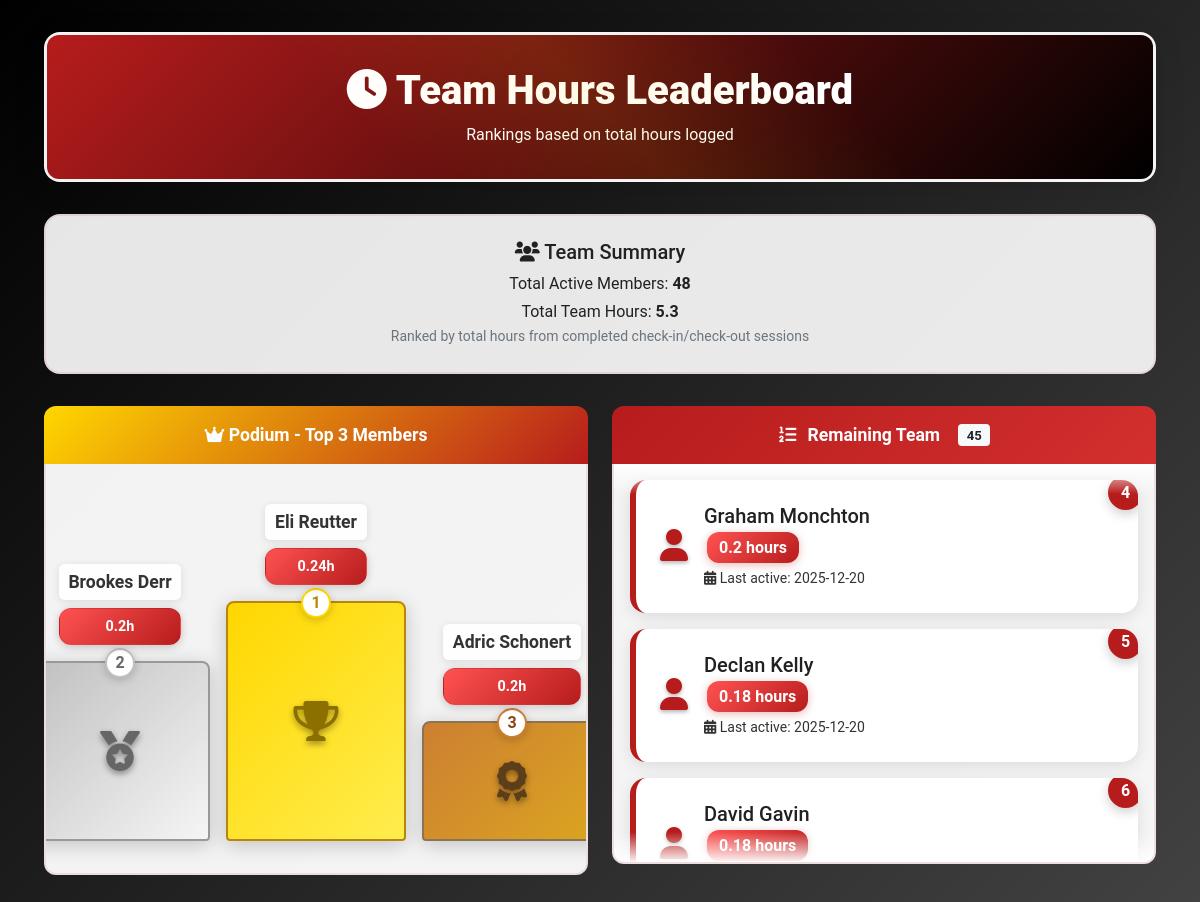
The app's page /leaderboard with its own data.
### tables this page shows
CREATE TABLE user_hours (
                    name TEXT PRIMARY KEY,
                    total_hours REAL DEFAULT 0,
                    last_checkin TEXT,
                    session_count INTEGER DEFAULT 0,
                    last_activity TEXT
                );

### app.py (the view)
@app.route('/leaderboard')
def leaderboard():
    try:
        rankings = local_db.get_leaderboard_data()
        if not rankings:
            return render_template('scoreboard.html', rankings=[], total_people=0, total_team_hours=0, error="No attendance data found.")
        total_team_hours = sum(person['total_hours'] for person in rankings)
        return render_template('scoreboard.html', rankings=rankings, total_people=len(rankings), total_team_hours=total_team_hours)
    except Exception as e:
        logger.error(f"Error in leaderboard: {e}")
        return render_template('scoreboard.html', rankings=[], total_people=0, error=f"Could not load leaderboard data: {e}")

### templates/scoreboard.html (shortened to what this page needs)
<!DOCTYPE html>
<html lang="en">
<head>
    <link href="https://cdn.jsdelivr.net/npm/bootstrap@5.1.3/dist/css/bootstrap.min.css" rel="stylesheet">
    <link href="https://cdnjs.cloudflare.com/ajax/libs/font-awesome/6.0.0/css/all.min.css" rel="stylesheet">
</head>
<body>
    <div class="container-fluid">
        <div class="main-container">
            <div class="card">
                <div class="card-header">
                    <h1 class="mb-0 scoreboard-title">
                        <i class="fas fa-clock"></i>
                        Team Hours Leaderboard
                    </h1>
                    <p class="mb-0 mt-2">Rankings based on total hours logged</p>
                </div>
            </div>
            {% if total_people > 0 %}
            <div class="stats-summary">
                <h5><i class="fas fa-users"></i> Team Summary</h5>
                <p class="mb-1">Total Active Members: <strong>{{ total_people }}</strong></p>
                <p class="mb-0">Total Team Hours: <strong>{{ "%.1f"|format(total_team_hours|default(0)) }}</strong></p>
                <small class="text-muted">Ranked by total hours from completed check-in/check-out sessions</small>
            </div>
            <div class="row">
                {% if rankings|length >= 1 %}
                <div class="col-lg-6 col-md-12">
                    <div class="top-3-section">
                        <div class="top-3-header">
                            <i class="fas fa-crown"></i> Podium - Top 3 Members
                        </div>
                        <div class="podium-container">
                            {% if rankings|length >= 2 %}
                            <div class="podium-step podium-second">
                                <div class="podium-info">
                                    <div class="podium-name">{{ rankings[1].name }}</div>
                                    <div class="podium-hours">{{ rankings[1].total_hours }}h</div>
                                </div>
                                <div class="podium-base">
                                    <div class="podium-number">2</div>
                                    <i class="fas fa-medal podium-trophy"></i>
                                </div>
                            </div>
                            {% endif %}
                            <div class="podium-step podium-first">
                                <div class="podium-info">
                                    <div class="podium-name">{{ rankings[0].name }}</div>
                                    <div class="podium-hours">{{ rankings[0].total_hours }}h</div>
                                </div>
                                <div class="podium-base">
                                    <div class="podium-number">1</div>
                                    <i class="fas fa-trophy podium-trophy"></i>
                                </div>
                            </div>
                            {% if rankings|length >= 3 %}
                            <div class="podium-step podium-third">
                                <div class="podium-info">
                                    <div class="podium-name">{{ rankings[2].name }}</div>
                                    <div class="podium-hours">{{ rankings[2].total_hours }}h</div>
                                </div>
                                <div class="podium-base">
                                    <div class="podium-number">3</div>
                                    <i class="fas fa-award podium-trophy"></i>
                                </div>
                            </div>
                            {% endif %}
                        </div>
                    </div>
                </div>
                {% endif %}
                {% if rankings|length > 3 %}
                <div class="col-lg-6 col-md-12">
                    <div class="remaining-rankings-section">
                        <div class="remaining-rankings-header">
                            <i class="fas fa-list-ol"></i>
                            <span>Remaining Team</span>
                            <span class="badge bg-light text-dark ms-2">{{ rankings|length - 3 }}</span>
                        </div>
                        <div class="scrolling-container">
                            <div class="scrolling-content" id="scrollingContent">
                                {% for person in rankings[3:] %}
                                <div class="ranking-item rank-{{ person.rank }}" data-rank="{{ person.rank }}">
                                    <div class="rank-badge rank-{{ person.rank }}">
                                        {{ person.rank }}
                                    </div>
                                    <div class="d-flex align-items-center">
                                        <div class="trophy-section">
                                            <i class="fas fa-user trophy-icon rank-other"></i>
                                        </div>
                                        <div class="flex-grow-1">
                                            <h5 class="mb-2">{{ person.name }}</h5>
                                            <div class="stats-row">
                                                <span class="stat-badge hours">{{ person.total_hours }} hours</span>
                                            </div>
                                            {% if person.last_activity != 'Never' %}
                                            <small class="d-block mt-2" style="color: #333333;">
                                                <i class="fas fa-calendar-alt"></i> Last active: {{ person.last_activity }}
                                            </small>
                                            {% endif %}
                                        </div>
                                    </div>
                                </div>
                                {% endfor %}
                            </div>
                        </div>
                    </div>
                </div>
                {% endif %}
            </div>
            {% endif %}
        </div>
    </div>
</body>
</html>

### records on screen
user_hours: name "Brookes Derr"
user_hours: name "Eli Reutter"
user_hours: name "Adric Schonert"
user_hours: rank "4", name "Graham Monchton", total_hours "0.2", last_activity "2025-12-20"
user_hours: rank "5", name "Declan Kelly", total_hours "0.18", last_activity "2025-12-20"
user_hours: rank "6", name "David Gavin", total_hours "0.18"

### other values on screen
{{ total_people }} "48"
{{ "%.1f"|format(total_team_hours|default(0)) }} "5.3"
{{ rankings[1].total_hours }} "0.2"
{{ rankings[0].total_hours }} "0.24"
{{ rankings[2].total_hours }} "0.2"
{{ rankings|length - 3 }} "45"
